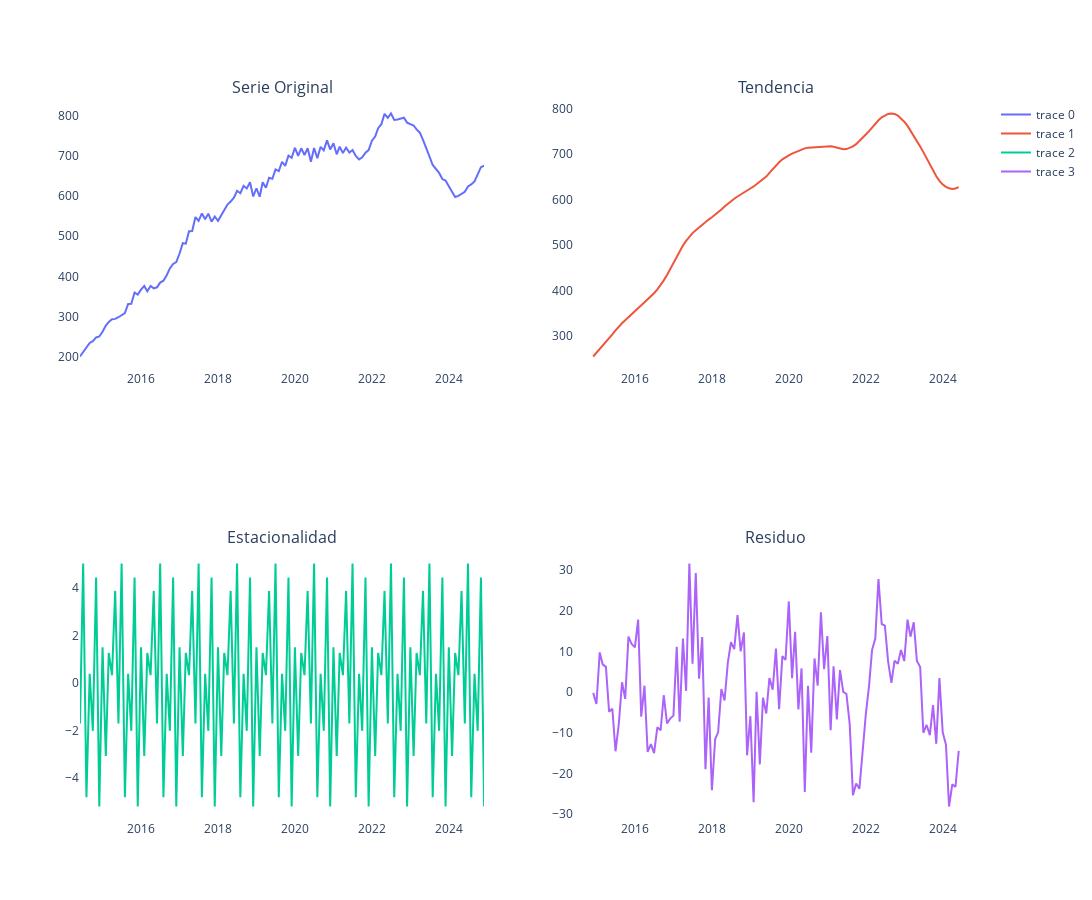

The cell this chart's notebook holds for it:
### Code cell
seasonal_decomposition(
    df=df,
    date_col="mes",
    value_col="producto2",
    model="additive",
    period=12,
    html_path=os.path.join(html_dir, "seasonal_decompose_Producto2.html"),
    png_path=os.path.join(png_dir, "seasonal_decompose_Producto2.png"),title=''
)
